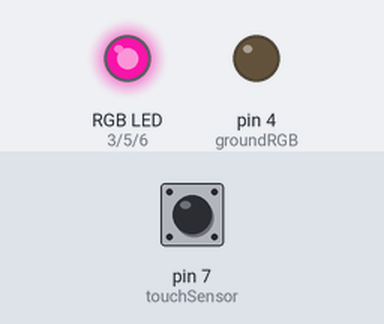
Simulated run of this sketch. Board: Arduino Uno, built with avr-gcc and run on an emulated ATmega328P. Parts: an RGB LED mixed from three pins (HIGH = lit), output pins drawn as LEDs (lit = HIGH). The test bench sets the inputs (shaded band); at power-on: pin 7 (touchSensor) HIGH. Dim RGB values are drawn brighter than linear; random numbers use the default seed unless the sketch sets one.

Above: at 1.2 s.
1.3 s: pin 7 (touchSensor) driven LOW
At 1.6 s:
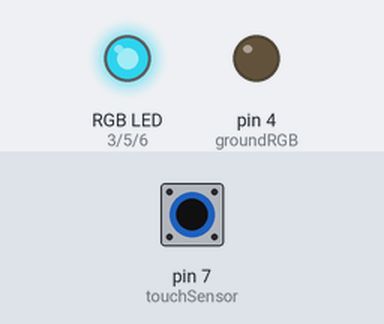
2.8 s: pin 7 (touchSensor) pulsed HIGH 5 times (0.12 s each, 0.3 s apart)
At 4.5 s:
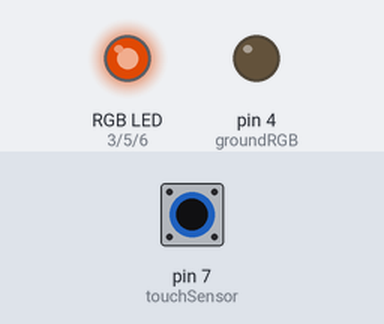
5.8 s: pin 7 (touchSensor) pulsed HIGH 2 times (0.12 s each, 0.3 s apart)
At 7.3 s:
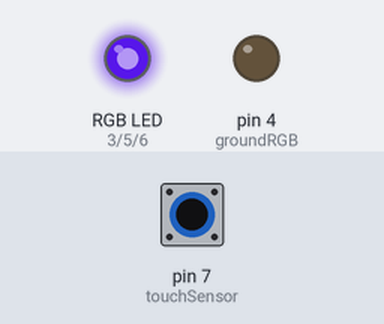
Timing chart, 0 to 8.8 s (numbered marks = the images above; inputs shaded):
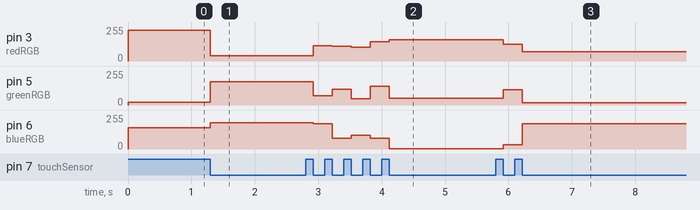

Measured:
- after the input at 1.3 s, pin 3 (redRGB): 232/255 → 38/255 at once; pin 5 (greenRGB): 19/255 → 175/255 at once; pin 6 (blueRGB): 158/255 → 197/255 at once
- after the input at 2.8 s, pin 3 (redRGB): 38/255 → 114/255 after 0.12 s, → 109/255 0.30 s later, → 102/255 0.30 s later, → 143/255 0.30 s later, … (5 changes in this stretch); pin 5 (greenRGB): 175/255 → 68/255 after 0.12 s, → 120/255 0.30 s later, → 47/255 0.30 s later, → 142/255 0.30 s later, … (5 changes in this stretch)
- after the input at 5.8 s, pin 3 (redRGB): 160/255 → 124/255 after 0.12 s, → 70/255 0.30 s later; pin 5 (greenRGB): 52/255 → 114/255 after 0.12 s, → 18/255 0.30 s later; pin 6 (blueRGB): 3/255 → 32/255 after 0.12 s, → 189/255 0.30 s later

The sketch:

K11_2.ino
```cpp
/*
  Mood Lighting Cycles Through Illumination Levels

  Created by Bayanihan Labs.
*/

//Pin Variables - We declare the pins used into variables for easy access.
const int redRGB = 3;
const int greenRGB = 5;
const int blueRGB = 6;
const int groundRGB = 4;
const int touchSensor = 7;
boolean isTouched = false;
boolean prevIsTouched = false;

void setup() {
  //Digital pins need to be assigned modes every startup
  pinMode(redRGB, OUTPUT);
  pinMode(greenRGB, OUTPUT);
  pinMode(blueRGB, OUTPUT);
  pinMode(groundRGB, OUTPUT);
  randomColor();
}

void loop() {

 /*
  * These lines of code finds the part where the finger
  * "releases" the touch sensor.
  */

  isTouched = digitalRead(touchSensor);
  if (isTouched == false && prevIsTouched == true) {
      randomColor();
  }
  prevIsTouched = isTouched;
}

/*
 * Random color generator
 * random(min, max) picks a random number from min to max.
 * Since analogWrite goes to 0 to 255, we have to set the
 * min and max accordingly.
 */
void randomColor() {
  analogWrite(redRGB, random(0, 255));
  analogWrite(greenRGB, random(0, 255));
  analogWrite(blueRGB, random(0, 255));
  digitalWrite(groundRGB, LOW);
}
```
